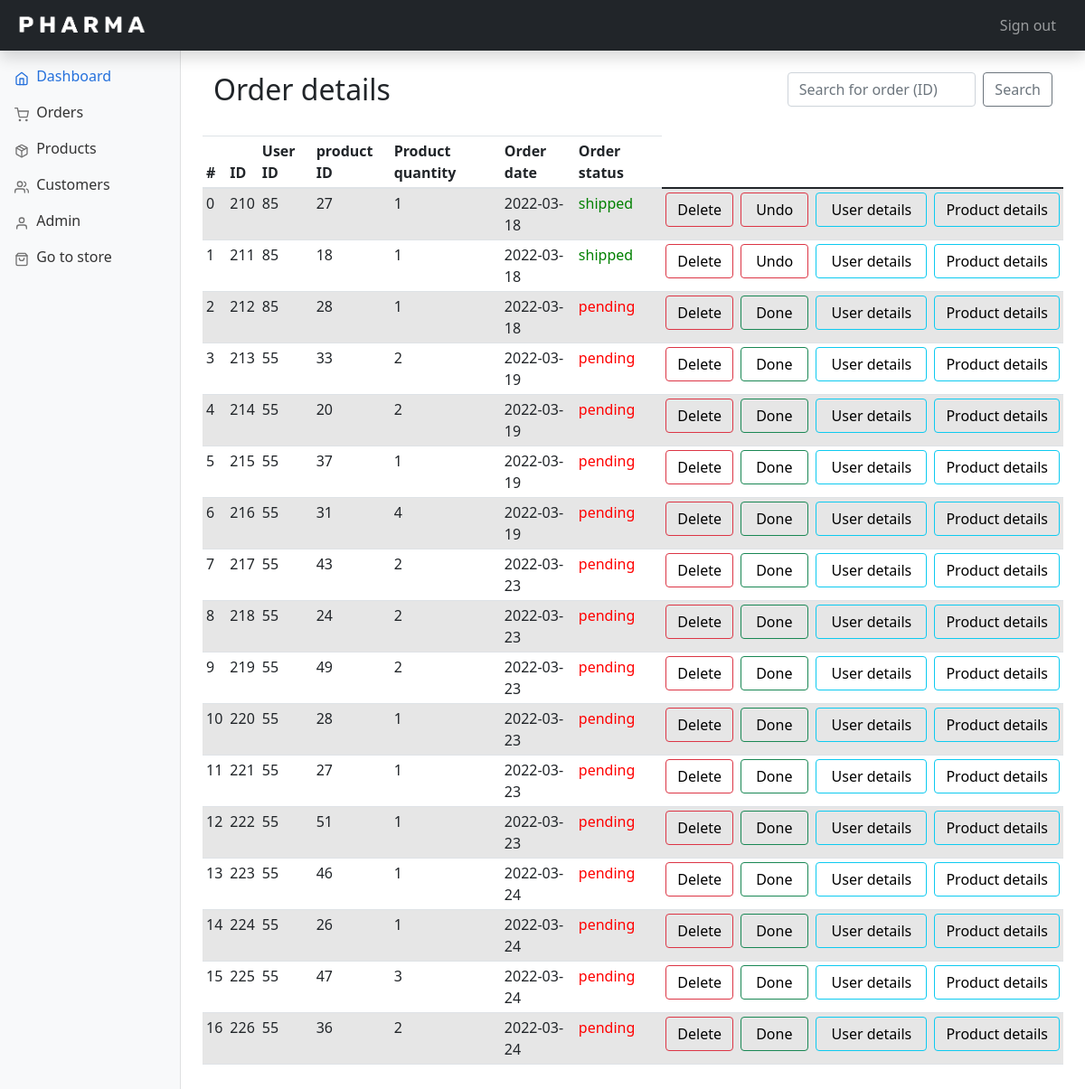
Screenshot of /admin/orders.php (signed in) with the database file from the repository.
### tables this page shows
CREATE TABLE `orders` (
  `order_id` int(11) NOT NULL,
  `item_id` int(11) NOT NULL,
  `user_id` int(11) NOT NULL,
  `order_quantity` int(3) NOT NULL,
  `order_date` date NOT NULL,
  `order_status` tinyint(1) NOT NULL DEFAULT 0
);

### admin/includes/functions.php (called while the page is built, shortened)
<?php
$connection = mysqli_connect("localhost", "root", "", "Pharma");
function query($query)
{
    global $connection;
    $run = mysqli_query($connection, $query);
    if ($run) {
        while ($row = $run->fetch_assoc()) {
            $data[] = $row;
        }
        return $data;
    } else {
        return 0;
    }
}
function check_admin($id)
{
    $query = "SELECT admin_id FROM admin where admin_id='$id'";
    $row = query($query);
    if (empty($row)) {
        return 0;
    } else {
        return 1;
    }
}
function all_orders()
{
    $query = "SELECT * FROM orders";
    $data = query($query);
    return $data;
}

### admin/orders.php (the view, shortened to what this page needs)
<?php
include "includes/head.php";
?>
<body>
    <?php
    include "includes/header.php"
    ?>
    <?php
    include "includes/sidebar.php";
    ?>
    <main class="col-md-9 ms-sm-auto col-lg-10 px-md-4">
        <div class="container">
            <div class="row align-items-start">
                <div class="col">
                    <br>
                    <h2>Order details</h2>
                    <br>
                </div>
                <div class="col">
                </div>
                <div class="col">
                    <br>
                    <form class="d-flex" method="GET" action="orders.php">
                        <input class="form-control me-2 col" type="search" name="search_order_id" placeholder="Search for order (ID)" aria-label="Search">
                        <button class="btn btn-outline-secondary" type="submit" name="search_order" value="search">Search</button>
                    </form>
                    <br>
                </div>
            </div>
        </div>
        <div class="table-responsive">
            <table class="table table-striped table-sm">
                <thead>
                    <tr>
                        <th scope="col">#</th>
                        <th scope="col">ID</th>
                        <th scope="col">User ID</th>
                        <th scope="col">product ID</th>
                        <th scope="col">Product quantity</th>
                        <th scope="col">Order date</th>
                        <th scope="col">Order status</th>
                </thead>
                <tbody>
                    <?php
                    $data = all_orders();
                    $num = sizeof($data);
                    for ($i = 0; $i < $num; $i++) {
                    ?>
                        <tr>
                            <td><?php echo $i ?></td>
                            <td><?php echo $data[$i]['order_id'] ?></td>
                            <td><?php echo $data[$i]['user_id'] ?></td>
                            <td><?php echo $data[$i]['item_id'] ?></td>
                            <td><?php echo $data[$i]['order_quantity'] ?></td>
                            <td><?php echo $data[$i]['order_date'] ?></td>
                            <?php if ($data[$i]['order_status'] == 1) {
                            ?>
                                <td style="color: green;">
                                    shipped
                                </td>
                            <?php
                            } else {
                            ?>
                                <td style="color: red;">
                                    pending
                                </td>
                            <?php
                            }
                            ?>
                            <td>
                                <button type="button" class="btn  btn-outline-danger"><a style="text-decoration: none; color:black;" href="orders.php?delete=<?php echo $data[$i]['order_id'] ?>">Delete</a></button>
                            </td>
                            <?php if ($data[$i]['order_status'] == 1) {
                            ?>
                                <td>
                                    <button type="button" class="btn  btn-outline-danger"><a style="text-decoration: none; color:black;" href="orders.php?undo=<?php echo $data[$i]['order_id'] ?>">&nbsp;Undo&nbsp;</a></button>
                                </td>
                            <?php
                            } else {
                            ?>
                                <td>
                                    <button type="button" class="btn  btn-outline-success"><a style="text-decoration: none; color:black;" href="orders.php?done=<?php echo $data[$i]['order_id'] ?>">&nbsp;Done&nbsp;</a></button>
                                </td>
                            <?php
                            }
                            ?>
                            <td>
                                <button type="button" class="btn  btn-outline-info"><a style="text-decoration: none; color:black;" href="customers.php?id=<?php echo $data[$i]['user_id'] ?>"> &nbsp;User details&nbsp; </a></button>
                            </td>
                            <td>
                                <button type="button" class="btn  btn-outline-info"><a style="text-decoration: none; color:black;" href="products.php?id=<?php echo $data[$i]['item_id'] ?>">Product details</a></button>
                            </td>
                        </tr>
                    <?php
                    }
                    ?>
                </tbody>
            </table>
        </div>
        <br><br>
    </main>
</body>

### admin/dashboard.css (style rules this page uses)
body { font-size: 0.875rem; }

### rows the page displays
orders: order_id "210", user "85", item "27", order_quantity "1", order_date "2022-03-18", order_status "shipped"
orders: order_id "211", user "85", item "18", order_quantity "1", order_date "2022-03-18", order_status "shipped"
orders: order_id "212", user "85", item "28", order_quantity "1", order_date "2022-03-18", order_status "pending"
orders: order_id "213", user "55", item "33", order_quantity "2", order_date "2022-03-19", order_status "pending"
orders: order_id "214", user "55", item "20", order_quantity "2", order_date "2022-03-19", order_status "pending"
orders: order_id "215", user "55", item "37", order_quantity "1", order_date "2022-03-19", order_status "pending"
orders: order_id "216", user "55", item "31", order_quantity "4", order_date "2022-03-19", order_status "pending"
orders: order_id "217", user "55", item "43", order_quantity "2", order_date "2022-03-23", order_status "pending"
orders: order_id "218", user "55", item "24", order_quantity "2", order_date "2022-03-23", order_status "pending"
orders: order_id "219", user "55", item "49", order_quantity "2", order_date "2022-03-23", order_status "pending"
orders: order_id "220", user "55", item "28", order_quantity "1", order_date "2022-03-23", order_status "pending"
orders: order_id "221", user "55", item "27", order_quantity "1", order_date "2022-03-23", order_status "pending"
orders: order_id "222", user "55", item "51", order_quantity "1", order_date "2022-03-23", order_status "pending"
orders: order_id "223", user "55", item "46", order_quantity "1", order_date "2022-03-24", order_status "pending"
orders: order_id "224", user "55", item "26", order_quantity "1", order_date "2022-03-24", order_status "pending"
orders: order_id "225", user "55", item "47", order_quantity "3", order_date "2022-03-24", order_status "pending"
orders: order_id "226", user "55", item "36", order_quantity "2", order_date "2022-03-24", order_status "pending"
